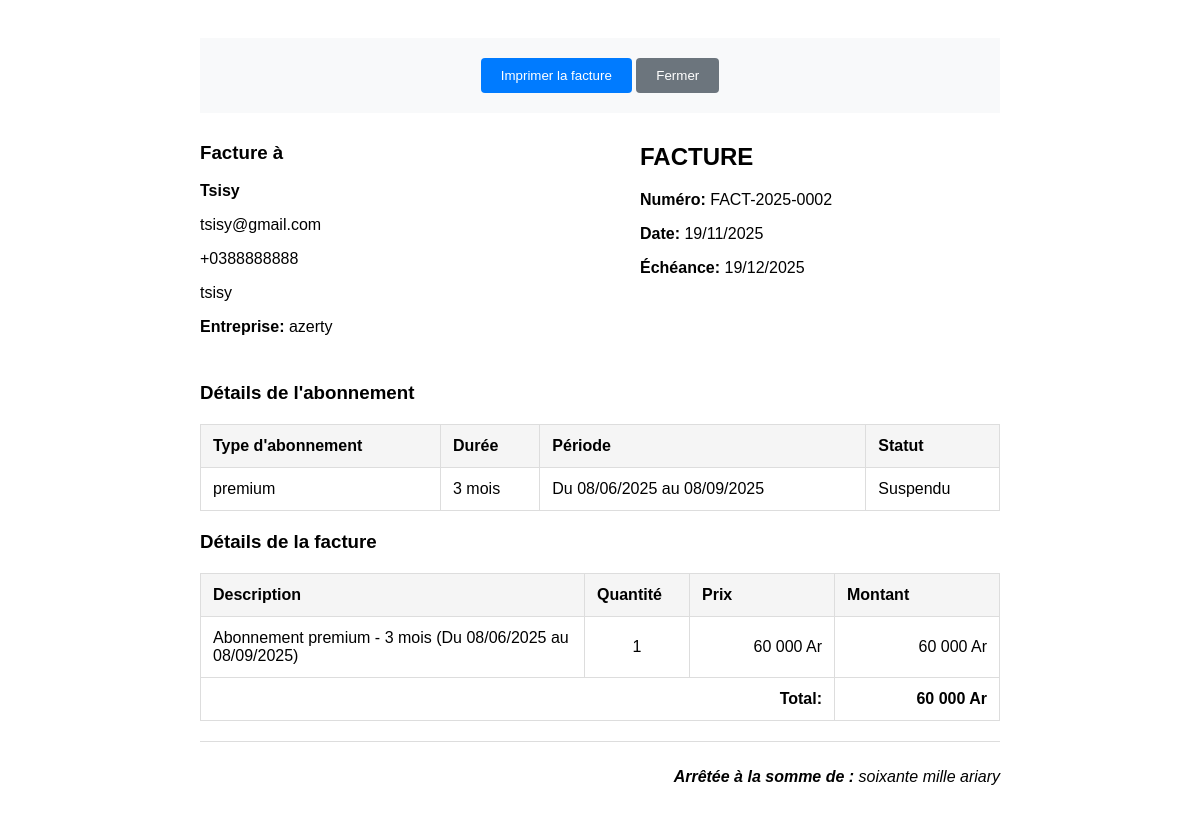
The app's page /facturation/facture/7/ with its own data.
### subscriptions/models.py (models this page shows, shortened)
class Client(models.Model):
    TYPE_CHOICES = [
        ('personnel', 'Personnel'),
        ('entreprise', 'Entreprise'),
    ]
    user = models.OneToOneField(User, null=True, blank=True, on_delete=models.SET_NULL, related_name='client')
    nom = models.CharField(max_length=100)
    email = models.EmailField()
    telephone = models.CharField(max_length=20, blank=True)
    type_client = models.CharField(max_length=20, choices=TYPE_CHOICES)
    nom_entreprise = models.CharField(max_length=100, blank=True)
    adresse = models.TextField(blank=True)
    date_creation = models.DateTimeField(auto_now_add=True)
    date_modification = models.DateTimeField(auto_now=True)
    class Meta:
        verbose_name = "Client"
        verbose_name_plural = "Clients"

class Subscription(models.Model):
    STATUT_CHOICES = [
        ('actif', 'Actif'),
        ('inactif', 'Inactif'),
        ('suspendu', 'Suspendu'),
        ('expire', 'Expiré'),
    ]
    ABONNEMENT_CHOICES = [
        ('classique', 'Classique'),
        ('premium', 'Premium'),
        ('vip', 'VIP'),
    ]
    TARIFS = {
        'classique': 10000.0,
        'premium': 20000.0,
        'vip': 50000.0,
    }
    client = models.ForeignKey(Client, on_delete=models.CASCADE)
    nom_abonnement = models.CharField(max_length=20, choices=ABONNEMENT_CHOICES, default='classique')
    description = models.TextField(blank=True)
    prix = models.DecimalField(max_digits=10, decimal_places=2,validators=[MinValueValidator(0)])
    date_debut = models.DateField()
    date_fin = models.DateField()
    duree_mois = models.IntegerField(help_text="Durée en mois")
    statut = models.CharField(max_length=20, choices=STATUT_CHOICES, default='actif')
    date_creation = models.DateTimeField(auto_now_add=True)
    class Meta:
        verbose_name = "Abonnement"
        verbose_name_plural = "Abonnements"

### facturation/models.py (models this page shows, shortened)
class Facture(models.Model):
    STATUT_CHOICES = [
        ('brouillon', 'Brouillon'),
        ('impayee', 'Impayée'),
        ('payee', 'Payée'),
        ('annulee', 'Annulée'),
    ]
    numero = models.CharField(max_length=20, unique=True, blank=True)
    client = models.ForeignKey(Client, on_delete=models.CASCADE)
    abonnement = models.ForeignKey(Subscription, on_delete=models.CASCADE, null=True, blank=True)
    date_creation = models.DateTimeField(auto_now_add=True)
    date_echeance = models.DateField(blank=True, null=True)
    date_paiement = models.DateField(null=True, blank=True)
    statut = models.CharField(max_length=20, choices=STATUT_CHOICES, default='brouillon')
    total = models.DecimalField(max_digits=10, decimal_places=2, default=0)
    notes = models.TextField(blank=True)
    class Meta:
        verbose_name = "Facture"
        verbose_name_plural = "Factures"
        ordering = ['-date_creation']

class LigneFacture(models.Model):
    facture = models.ForeignKey(Facture, on_delete=models.CASCADE, related_name='lignes')
    description = models.CharField(max_length=200)
    quantite = models.IntegerField(default=1)
    prix_unitaire = models.DecimalField(max_digits=10, decimal_places=2)
    montant = models.DecimalField(max_digits=10, decimal_places=2, blank=True, default=0)
    class Meta:
        verbose_name = "Ligne de facture"
        verbose_name_plural = "Lignes de facture"
        ordering = ['id']

### facturation/views.py (the view)
# urls.py: path('facture/<int:facture_id>/', views.FactureView.as_view(), name='afficher_facture'),
class FactureView(View):
    def get(self, request, facture_id):
        facture = get_object_or_404(Facture, pk=facture_id)
        total_ariary = facture.total
        total_en_lettres = convertir_ariary_en_lettres(total_ariary)
        lignes_avec_ariary = []
        for ligne in facture.lignes.all():
            lignes_avec_ariary.append({
                'description': ligne.description,
                'quantite': ligne.quantite,
                'prix_unitaire': ligne.prix_unitaire,
                'montant': ligne.montant,
                'prix_unitaire_ariary': f"{ligne.prix_unitaire:,.0f} Ar".replace(",", " "),
                'montant_ariary': f"{ligne.montant:,.0f} Ar".replace(",", " ")
            })
        context = {
            'facture': facture,
            'abonnement': facture.abonnement,
            'client': facture.client,
            'lignes': lignes_avec_ariary,
            'today': timezone.now().date(),
            'total_en_lettres': total_en_lettres,
            'total_ariary': f"{facture.total:,.0f} Ar".replace(",", " "),
        }
        return render(request, 'facturation/facture.html', context)

### facturation/views.py (called while the page is built)
def convertir_ariary_en_lettres(montant_ariary):
    try:
        if isinstance(montant_ariary, str):
            montant_ariary = float(montant_ariary.replace(' Ar', '').replace(' ', ''))
        num = float(montant_ariary)
        ariary = int(num)
        if ariary == 0:
            texte_ariary = "zéro"
        elif ariary == 1:
            texte_ariary = "un"
        else:
            texte_ariary = num2words(ariary, lang='fr')
        pluriel_ariary = "ariary" if ariary == 1 else "ariary"
        return f"{texte_ariary} {pluriel_ariary}"
    except Exception as e:
        print(f"Erreur conversion lettres: {e}")
        return f"{montant_ariary} ariary"

### templates/facturation/facture.html (shortened to what this page needs)
<!DOCTYPE html>
<html>
  <head>
  </head>
  <body>
    <div class="facture-container">
      <div class="no-print" style="text-align: center">
        <button class="print-btn" onclick="window.print()">
           Imprimer la facture
        </button>
        <button
          class="print-btn"
          onclick="window.close()"
          style="background: #6c757d"
        >
          Fermer
        </button>
      </div>
      <div class="header">
        <div class="client-info">
          <h3>Facture à</h3>
          <p><strong>{{ client.nom }}</strong></p>
          {% if client.email %}
          <p>{{ client.email }}</p>
          {% endif %}
          {% if client.telephone %}
          <p>{{ client.telephone }}</p>
          {% endif %}
          {% if client.adresse %}
          <p>{{ client.adresse|linebreaksbr }}</p>
          {% endif %}
          {% if client.nom_entreprise %}
          <p><strong>Entreprise:</strong> {{ client.nom_entreprise }}</p>
          {% endif %}
        </div>
        <div class="facture-info">
          <h2>FACTURE</h2>
          <p><strong>Numéro:</strong> {{ facture.numero }}</p>
          <p><strong>Date:</strong> {{ facture.date_creation|date:"d/m/Y" }}</p>
          <p>
            <strong>Échéance:</strong> {{ facture.date_echeance|date:"d/m/Y" }}
          </p>
        </div>
      </div>
      <div class="abonnement-info">
        <h3>Détails de l'abonnement</h3>
        <table class="table">
          <tr>
            <th>Type d'abonnement</th>
            <th>Durée</th>
            <th>Période</th>
            <th>Statut</th>
          </tr>
          <tr>
            <td>{{ abonnement.nom_abonnement }}</td>
            <td>{{ abonnement.duree_mois }} mois</td>
            <td>Du {{ abonnement.date_debut|date:"d/m/Y" }} au {{ abonnement.date_fin|date:"d/m/Y" }}</td>
            <td>{{ abonnement.get_statut_display }}</td>
          </tr>
        </table>
      </div>
      <div class="lignes-facture">
        <h3>Détails de la facture</h3>
        <table class="table">
          <thead>
            <tr>
              <th>Description</th>
              <th style="width: 80px">Quantité</th>
              <th style="width: 120px">Prix</th>
              <th style="width: 140px">Montant</th>
            </tr>
          </thead>
          <tbody>
            {% for ligne in lignes %}
            <tr>
              <td>{{ ligne.description }}</td>
              <td style="text-align: center">{{ ligne.quantite }}</td>
              <td style="text-align: right">{{ ligne.prix_unitaire_ariary }}</td>
              <td style="text-align: right">{{ ligne.montant_ariary }}</td>
            </tr>
            {% endfor %}
          </tbody>
          <tfoot>
            <tr>
              <td colspan="3" style="text-align: right; font-weight: bold">
                Total:
              </td>
              <td style="text-align: right; font-weight: bold">
                {{ total_ariary }}
              </td>
            </tr>
          </tfoot>
        </table>
        <div class="total-lettres">
          <p><strong>Arrêtée à la somme de :</strong> {{ total_en_lettres }}</p>
        </div>
      </div>
    </div>
  </body>
</html>

### templates/facturation/facture.html (style rules this page uses)
.facture-container { max-width: 800px; margin: 0 auto; padding: 20px; font-family: Arial, sans-serif; }
.header { display: flex; justify-content: space-between; margin-bottom: 30px; }
.client-info, .facture-info { width: 45%; }
.table { width: 100%; border-collapse: collapse; margin: 20px 0; }
.table th, .table td { border: 1px solid #ddd; padding: 12px; text-align: left; }
.table th { background-color: #f5f5f5; font-weight: bold; }
.no-print { background: #f8f9fa; padding: 10px; margin: 10px 0; }
.total-lettres { text-align: right; font-style: italic; margin-top: 10px; border-top: 1px solid #ddd; padding-top: 10px; }
@media screen { .print-btn { background: #007bff; color: white; padding: 10px 20px; border: none; border-radius: 4px; cursor: pointer; margin: 10px 0; } }

### records on screen
Client: nom "Tsisy", email "tsisy@gmail.com", telephone "+0388888888", adresse "tsisy", nom_entreprise "azerty"
Facture: numero "FACT-2025-0002", date_creation "19/11/2025", date_echeance "19/12/2025"
Subscription: nom_abonnement "premium", duree_mois "3", date_debut "08/06/2025", date_fin "08/09/2025", statut "Suspendu"
LigneFacture: description "Abonnement premium - 3 mois (Du 08/06/2025 au 08/09/2025)"

### other values on screen
{{ ligne.quantite }} "1"
{{ ligne.prix_unitaire_ariary }} "60 000 Ar"
{{ ligne.montant_ariary }} "60 000 Ar"
{{ total_ariary }} "60 000 Ar"
{{ total_en_lettres }} "soixante mille ariary"
